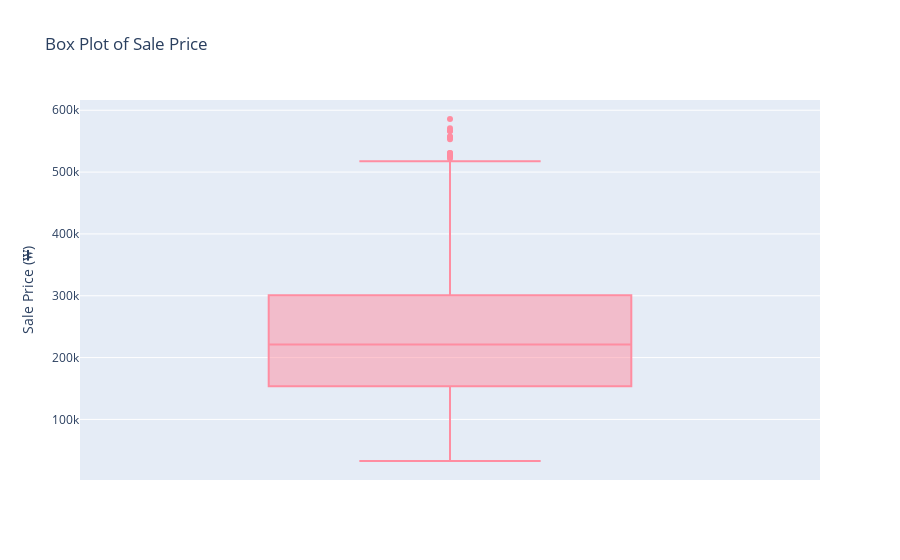

This figure's notebook cell:
### Markdown cell above
**Analysis:** As expected, the prices are right-skewed—most properties are clustered between ₩100k and ₩300k, with fewer high-priced listings above ₩400k. There's a noticeable peak around ₩200k, which might represent the typical mid-range apartment. The tail stretches out quite a bit toward ₩600k, so we'll keep an eye on those outliers when we start modeling.

### Code cell
# Box plot for SalePrice's outliers:
fig = px.box(df, y='SalePrice', title="Box Plot of Sale Price")
fig.update_layout(
    yaxis_title="Sale Price (₩)"
)

fig.update_traces(marker_color='#FF8DA1')
fig.show()

### Figure 1 — Plotly figure (JSON) as saved in the notebook; plotly's stock layout.template omitted (floating-point values rounded to 4 significant figures; data arrays with more than 128 entries replaced by an {"elided": "..."} marker saying what was removed)
{"data": [{"alignmentgroup": "True", "hovertemplate": "SalePrice=%{y}<extra></extra>", "legendgroup": "", "marker": {"color": "#FF8DA1"}, "name": "", "notched": false, "offsetgroup": "", "orientation": "v", "showlegend": false, "type": "box", "x0": " ", "xaxis": "x", "y": {"elided": "2701 int values"}, "y0": " ", "yaxis": "y"}], "layout": {"boxmode": "group", "legend": {"tracegroupgap": 0}, "title": {"text": "Box Plot of Sale Price"}, "xaxis": {"anchor": "y", "domain": [0, 1]}, "yaxis": {"anchor": "x", "domain": [0, 1], "title": {"text": "Sale Price (₩)"}}}}
